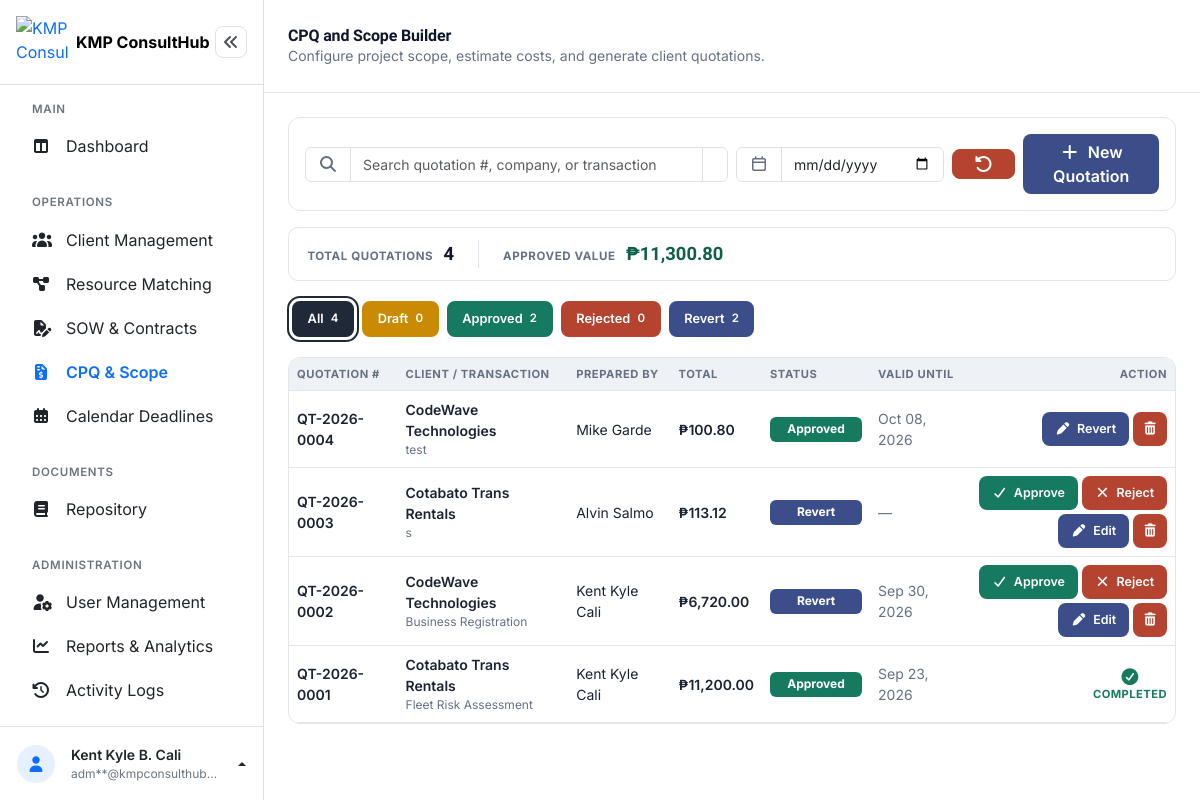
Page /admin/cpq_quotations.php (signed in) on the committed database.
### tables this page shows
CREATE TABLE `quotations` (
  `quotation_id` int(10) UNSIGNED NOT NULL,
  `quotation_number` varchar(30) NOT NULL,
  `request_id` int(10) UNSIGNED NOT NULL,
  `client_id` int(10) UNSIGNED NOT NULL,
  `project_scope` text DEFAULT NULL,
  `status` enum('Draft','Approved','Rejected','Revert') NOT NULL DEFAULT 'Draft',
  `subtotal` decimal(12,2) NOT NULL DEFAULT 0.00,
  `tax_rate` decimal(5,2) NOT NULL DEFAULT 0.00,
  `tax_amount` decimal(12,2) NOT NULL DEFAULT 0.00,
  `total_amount` decimal(12,2) NOT NULL DEFAULT 0.00,
  `valid_until` date DEFAULT NULL,
  `prepared_by` int(10) UNSIGNED DEFAULT NULL,
  `created_at` timestamp NOT NULL DEFAULT current_timestamp(),
  `updated_at` timestamp NOT NULL DEFAULT current_timestamp() ON UPDATE current_timestamp()
);

CREATE TABLE `clients` (
  `client_id` int(10) UNSIGNED NOT NULL,
  `company_name` varchar(150) NOT NULL,
  `contact_person` varchar(150) NOT NULL,
  `email` varchar(150) NOT NULL,
  `contact_number` varchar(20) NOT NULL,
  `address` varchar(255) NOT NULL,
  `industry` varchar(100) DEFAULT NULL,
  `created_at` timestamp NOT NULL DEFAULT current_timestamp(),
  `updated_at` timestamp NOT NULL DEFAULT current_timestamp() ON UPDATE current_timestamp()
);

CREATE TABLE `service_requests` (
  `request_id` int(10) UNSIGNED NOT NULL,
  `client_id` int(10) UNSIGNED NOT NULL,
  `request_title` varchar(150) NOT NULL,
  `required_skill` varchar(100) DEFAULT NULL,
  `status` enum('New','In Progress','Completed','Cancelled') NOT NULL DEFAULT 'New',
  `assigned_to` int(10) UNSIGNED DEFAULT NULL,
  `assigned_by` int(10) UNSIGNED DEFAULT NULL,
  `created_at` timestamp NOT NULL DEFAULT current_timestamp(),
  `updated_at` timestamp NOT NULL DEFAULT current_timestamp() ON UPDATE current_timestamp()
);

CREATE TABLE `users` (
  `user_id` int(10) UNSIGNED NOT NULL,
  `firstname` varchar(100) NOT NULL,
  `middlename` varchar(100) DEFAULT NULL,
  `lastname` varchar(100) NOT NULL,
  `birthday` date NOT NULL,
  `gender` enum('Male','Female') NOT NULL,
  `address` varchar(255) NOT NULL,
  `contact_number` varchar(20) NOT NULL,
  `email` varchar(150) NOT NULL,
  `password` varchar(255) NOT NULL,
  `role` enum('manager','supervisor','staff') NOT NULL,
  `status` enum('Active','Inactive') NOT NULL DEFAULT 'Active',
  `created_at` timestamp NOT NULL DEFAULT current_timestamp(),
  `updated_at` timestamp NOT NULL DEFAULT current_timestamp() ON UPDATE current_timestamp()
);

### admin/cpq_quotations.php (the view, shortened to what the rows shown need)
<?php
$pdo = getConnection();
function e($value): string
{
    return htmlspecialchars((string) $value, ENT_QUOTES, 'UTF-8');
}
$perPage      = 10;
$page         = max(1, (int) ($_GET['page'] ?? 1));
$baseQuery = "FROM quotations q
     INNER JOIN clients c ON q.client_id = c.client_id
     INNER JOIN service_requests sr ON q.request_id = sr.request_id
     LEFT JOIN users u ON q.prepared_by = u.user_id
     WHERE 1=1";
$baseParams = [];
$listQuery = $baseQuery;
$listParams = $baseParams;
$countStmt = $pdo->prepare("SELECT COUNT(*) $listQuery");
$countStmt->execute($listParams);
$filteredQuotationCount = (int) $countStmt->fetchColumn();
$totalPages = max(1, (int) ceil($filteredQuotationCount / $perPage));
$page = min($page, $totalPages);
$offset = ($page - 1) * $perPage;
$quotationsStmt = $pdo->prepare(
    "SELECT q.quotation_id, q.quotation_number, q.status,
            q.subtotal, q.tax_rate, q.tax_amount, q.total_amount, q.project_scope, q.valid_until, q.created_at,
            c.company_name, sr.request_title, sr.status AS request_status,
            (SELECT COUNT(*) FROM contracts ct WHERE ct.quotation_id = q.quotation_id) AS contract_count,
            u.firstname AS prepared_by_firstname, u.lastname AS prepared_by_lastname
     $listQuery
     ORDER BY q.created_at DESC
     LIMIT $perPage OFFSET $offset"
);
$quotationsStmt->execute($listParams);
$quotations = $quotationsStmt->fetchAll();
$itemsByQuotation = [];
$quotationIds = array_column($quotations, 'quotation_id');
if (!empty($quotationIds)) {
    $placeholders = implode(',', array_fill(0, count($quotationIds), '?'));
    $itemsStmt = $pdo->prepare("SELECT * FROM quotation_items WHERE quotation_id IN ($placeholders) ORDER BY quotation_id ASC, sort_order ASC");
    $itemsStmt->execute($quotationIds);
    foreach ($itemsStmt->fetchAll() as $row) {
        $itemsByQuotation[$row['quotation_id']][] = $row;
    }
}
function statusClass(string $status): string
{
    return 'status-' . strtolower($status);
}
?>
<!DOCTYPE html>
<html lang="en">
<head>
<link rel="stylesheet" href="../assets/vendor/bootstrap-5.3.8/css/bootstrap.min.css">
<link rel="stylesheet" href="../assets/vendor/fontawesome-free-7.3.1/css/all.min.css">
<link rel="stylesheet" href="../assets/css/dashboard.css">
</head>
<body>
<div class="dashboard-layout d-flex">
  <div class="dashboard-main flex-grow-1" style="min-width:0;">
    <header class="dashboard-topbar bg-white d-flex align-items-center justify-content-between px-3 px-md-4">
      <div class="d-flex align-items-center gap-3">
        <div>
          <h1 class="dashboard-title h6 h5-md fw-bold mb-0">CPQ and Scope Builder</h1>
        </div>
      </div>
    </header>
    <main class="dashboard-content p-3 p-md-4">
      <section class="card overflow-hidden">
        <div class="table-responsive">
          <table class="table table-hover align-middle mb-0" id="quotationsTable">
            <thead>
              <tr>
                <th scope="col">Quotation #</th>
                <th scope="col">Client / Transaction</th>
                <th scope="col" class="d-none d-md-table-cell">Prepared By</th>
                <th scope="col">Total</th>
                <th scope="col">Status</th>
                <th scope="col" class="d-none d-lg-table-cell">Valid Until</th>
                <th scope="col" class="text-end">Action</th>
              </tr>
            </thead>
            <tbody id="quotationsTableBody">
              <?php if (empty($quotations)): ?>
                <tr>
                  <td colspan="7" class="cell-empty">
                    <div class="empty-state text-center py-5">
                      <i class="fa-regular fa-file-lines fs-3 mb-2 d-block"></i>
                      <p class="small mb-0">No quotations found.</p>
                    </div>
                  </td>
                </tr>
              <?php else: ?>
                <?php foreach ($quotations as $q): ?>
                  <?php
                    $qItems = $itemsByQuotation[$q['quotation_id']] ?? [];
                    $preparedBy = trim(($q['prepared_by_firstname'] ?? '') . ' ' . ($q['prepared_by_lastname'] ?? ''));
                    $isLocked = ($q['request_status'] ?? '') === 'Completed';
                    $viewPayload = [
                        'number' => $q['quotation_number'],
                        'company' => $q['company_name'],
                        'request' => $q['request_title'],
                        'status' => $q['status'],
                        'project_scope' => $q['project_scope'] ?? '',
                        'subtotal' => number_format((float) $q['subtotal'], 2),
                        'tax_rate' => rtrim(rtrim(number_format((float) $q['tax_rate'], 2), '0'), '.'),
                        'tax_amount' => number_format((float) $q['tax_amount'], 2),
                        'total' => number_format((float) $q['total_amount'], 2),
                        'valid_until' => $q['valid_until'] ? date('M d, Y', strtotime($q['valid_until'])) : null,
                        'prepared_by' => $preparedBy,
                        'created_at' => $q['created_at'] ? date('M d, Y g:i A', strtotime($q['created_at'])) : null,
                        'items' => array_map(function ($it) {
                            return [
                                'description' => $it['description'],
                                'quantity' => rtrim(rtrim(number_format((float) $it['quantity'], 2), '0'), '.'),
                                'unit_price' => number_format((float) $it['unit_price'], 2),
                                'line_total' => number_format((float) $it['line_total'], 2),
                            ];
                        }, $qItems),
                    ];
                    $editPayload = array_map(function ($it) {
                        return [
                            'description' => $it['description'],
                            'quantity' => (float) $it['quantity'],
                            'unit_price' => (float) $it['unit_price'],
                        ];
                    }, $qItems);
                  ?>
                  <tr class="quotation-row" data-quotation="<?= e(json_encode($viewPayload)) ?>">
                    <td class="small fw-semibold">
                      <span class="cell-body fw-semibold"><?= e($q['quotation_number']) ?></span>
                    </td>
                    <td class="small">
                      <span class="cell-body">
                        <span class="fw-semibold d-block"><?= e($q['company_name']) ?></span>
                        <span class="d-block" style="color:var(--ink-soft); font-size:.75rem;"><?= e($q['request_title']) ?></span>
                      </span>
                    </td>
                    <td class="small d-none d-md-table-cell">
                      <span class="cell-body"><?= $preparedBy !== '' ? e($preparedBy) : '&mdash;' ?></span>
                    </td>
                    <td class="small fw-semibold">
                      <span class="cell-body fw-semibold">&#8369;<?= number_format((float) $q['total_amount'], 2) ?></span>
                    </td>
                    <td class="small">
                      <span class="cell-body"><span class="status-badge <?= statusClass($q['status']) ?>"><?= e($q['status']) ?></span></span>
                    </td>
                    <td class="small d-none d-lg-table-cell" style="color:var(--ink-soft);">
                      <span class="cell-body"><?= $q['valid_until'] ? e(date('M d, Y', strtotime($q['valid_until']))) : '&mdash;' ?></span>
                    </td>
                    <td class="text-end cell-actions">
                      <span class="cell-body d-flex justify-content-end gap-1 flex-wrap">
                        <?php if ($isLocked): ?>
                          <span class="completed-mark">
                            <i class="fa-solid fa-circle-check"></i>
                            <span>Completed</span>
                          </span>
                        <?php else: ?>
                          <?php if (in_array($q['status'], ['Draft', 'Revert'], true)): ?>
                            <button type="button" class="btn-action btn-action-text btn-action-approve status-action-btn" title="Approve"
                              data-action="approve_quotation" data-quotation-id="<?= (int) $q['quotation_id'] ?>" data-number="<?= e($q['quotation_number']) ?>">
                              <i class="fa-solid fa-check"></i><span>Approve</span>
                            </button>
                            <button type="button" class="btn-action btn-action-text btn-action-reject status-action-btn" title="Reject"
                              data-action="reject_quotation" data-quotation-id="<?= (int) $q['quotation_id'] ?>" data-number="<?= e($q['quotation_number']) ?>">
                              <i class="fa-solid fa-xmark"></i><span>Reject</span>
                            </button>
                          <?php endif; ?>
                          <?php $editLabel = $q['status'] === 'Revert' ? 'Edit' : 'Revert'; ?>
                          <button type="button" class="btn-action btn-action-text btn-action-edit edit-quotation-btn" title="<?= e($editLabel) ?> quotation"
                            data-quotation-id="<?= (int) $q['quotation_id'] ?>"
                            data-number="<?= e($q['quotation_number']) ?>"
                            data-project-scope="<?= e($q['project_scope'] ?? '') ?>"
                            data-tax-rate="<?= e(rtrim(rtrim(number_format((float) $q['tax_rate'], 2), '0'), '.')) ?>"
                            data-valid-until="<?= e($q['valid_until'] ?? '') ?>"
                            data-has-contract="<?= (int) $q['contract_count'] > 0 ? '1' : '0' ?>"
                            data-items="<?= e(json_encode($editPayload)) ?>">
                            <i class="fa-solid fa-pen"></i><span><?= e($editLabel) ?></span>
                          </button>
                          <button type="button" class="btn-action btn-action-delete status-action-btn" title="Delete quotation"
                            data-action="delete_quotation" data-quotation-id="<?= (int) $q['quotation_id'] ?>" data-number="<?= e($q['quotation_number']) ?>">
                            <i class="fa-solid fa-trash-can"></i>
                          </button>
                        <?php endif; ?>
                      </span>
                    </td>
                  </tr>
                <?php endforeach; ?>
              <?php endif; ?>
            </tbody>
          </table>
        </div>
      </section>
    </main>
  </div>
</div>
</body>
</html>

### rows in the picture
quotations: quotation_number "QT-2026-0004", client.company_name "CodeWave Technologies", request.request_title "test", prepared_by.lastname "Mike Garde", total_amount "100.80", status "Approved", valid_until "Oct 08, 2026", status "Revert"
quotations: quotation_number "QT-2026-0003", client.company_name "Cotabato Trans Rentals", request.request_title "s", prepared_by.lastname "Alvin Salmo", total_amount "113.12", status "Revert", status "Edit"
quotations: quotation_number "QT-2026-0002", client.company_name "CodeWave Technologies", request.request_title "Business Registration", prepared_by.lastname "Kent Kyle Cali", total_amount "6,720.00", status "Revert", valid_until "Sep 30, 2026", status "Edit"
quotations: quotation_number "QT-2026-0001", client.company_name "Cotabato Trans Rentals", request.request_title "Fleet Risk Assessment", prepared_by.lastname "Kent Kyle Cali", total_amount "11,200.00", status "Approved", valid_until "Sep 23, 2026", shows "COMPLETED"

### other values in the picture
$adminFullname "Kent Kyle B. Cali"
maskEmail($adminEmail) "adm**@kmpconsulthub…"
$totalQuotations "4"
$totalApprovedValue "11,300.80"
$tab['label'] "All"
$tab['count'] "4"
$tab['label'] "Draft"
$tab['count'] "0"
$tab['label'] "Approved"
$tab['count'] "2"
$tab['label'] "Rejected"
$tab['label'] "Revert"
